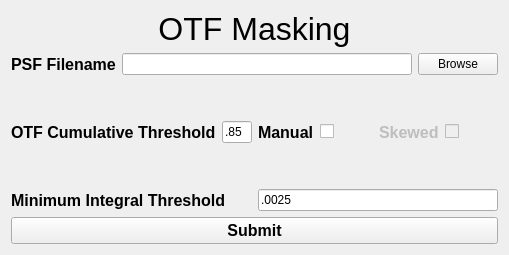
        <widget class="QWidget" name="otfMasking">
         <attribute name="title">
          <string>OTF Masking</string>
         </attribute>
         <layout class="QGridLayout" name="gridLayout_20" rowstretch="1,10,1">
          <item row="0" column="0">
           <layout class="QVBoxLayout" name="verticalLayout_48">
            <item>
             <layout class="QHBoxLayout" name="horizontalLayout_223">
              <item>
               <widget class="QLabel" name="otfMaskingLabel">
                <property name="sizePolicy">
                 <sizepolicy hsizetype="Preferred" vsizetype="Preferred">
                  <horstretch>0</horstretch>
                  <verstretch>0</verstretch>
                 </sizepolicy>
                </property>
                <property name="font">
                 <font>
                  <pointsize>24</pointsize>
                  <strikeout>false</strikeout>
                  <kerning>true</kerning>
                 </font>
                </property>
                <property name="text">
                 <string>OTF Masking</string>
                </property>
                <property name="alignment">
                 <set>Qt::AlignCenter</set>
                </property>
               </widget>
              </item>
             </layout>
            </item>
           </layout>
          </item>
          <item row="1" column="0">
           <layout class="QVBoxLayout" name="verticalLayout_49" stretch="1,1,1,1,1">
            <property name="bottomMargin">
             <number>0</number>
            </property>
            <item>
             <layout class="QHBoxLayout" name="horizontalLayout_124">
              <item>
               <widget class="QLabel" name="otfMaskingPSFFilenameLabel">
                <property name="font">
                 <font>
                  <pointsize>12</pointsize>
                  <bold>true</bold>
                 </font>
                </property>
                <property name="text">
                 <string>PSF Filename</string>
                </property>
               </widget>
              </item>
              <item>
               <widget class="QLineEdit" name="otfMaskingPSFFilenameLineEdit">
                <property name="text">
                 <string/>
                </property>
               </widget>
              </item>
              <item>
               <widget class="QPushButton" name="otfMaskingPSFFilenameBrowseButton">
                <property name="text">
                 <string>Browse</string>
                </property>
               </widget>
              </item>
             </layout>
            </item>
            <item>
             <spacer name="verticalSpacer_112">
              <property name="orientation">
               <enum>Qt::Vertical</enum>
              </property>
              <property name="sizeHint" stdset="0">
               <size>
                <width>20</width>
                <height>40</height>
               </size>
              </property>
             </spacer>
            </item>
            <item>
             <layout class="QHBoxLayout" name="horizontalLayout_37" stretch="1,1">
              <item>
               <layout class="QHBoxLayout" name="horizontalLayout_127" stretch="1,1">
                <item>
                 <widget class="QLabel" name="otfMaskingOTFCumThreshLabel">
                  <property name="font">
                   <font>
                    <pointsize>12</pointsize>
                    <bold>true</bold>
                   </font>
                  </property>
                  <property name="text">
                   <string>OTF Cumulative Threshold</string>
                  </property>
                 </widget>
                </item>
                <item>
                 <widget class="QLineEdit" name="otfMaskingOTFCumThreshLineEdit">
                  <property name="text">
                   <string>.85</string>
                  </property>
                 </widget>
                </item>
               </layout>
              </item>
              <item>
               <layout class="QHBoxLayout" name="horizontalLayout_224" stretch="1,1,1,1">
                <item>
                 <widget class="QLabel" name="otfMaskingSkewedManualLabel">
                  <property name="font">
                   <font>
                    <pointsize>12</pointsize>
                    <bold>true</bold>
                   </font>
                  </property>
                  <property name="text">
                   <string>Manual</string>
                  </property>
                 </widget>
                </item>
                <item>
                 <widget class="QCheckBox" name="otfMaskingSkewedManualCheckBox">
                  <property name="text">
                   <string/>
                  </property>
                 </widget>
                </item>
                <item>
                 <widget class="QLabel" name="otfMaskingSkewedLabel">
                  <property name="enabled">
                   <bool>false</bool>
                  </property>
                  <property name="font">
                   <font>
                    <pointsize>12</pointsize>
                    <bold>true</bold>
                   </font>
                  </property>
                  <property name="text">
                   <string>Skewed</string>
                  </property>
                 </widget>
                </item>
                <item>
                 <widget class="QCheckBox" name="otfMaskingSkewedCheckBox">
                  <property name="enabled">
                   <bool>false</bool>
                  </property>
                  <property name="text">
                   <string/>
                  </property>
                 </widget>
                </item>
               </layout>
              </item>
             </layout>
            </item>
            <item>
             <spacer name="verticalSpacer_42">
              <property name="orientation">
               <enum>Qt::Vertical</enum>
              </property>
              <property name="sizeHint" stdset="0">
               <size>
                <width>20</width>
                <height>40</height>
               </size>
              </property>
             </spacer>
            </item>
            <item>
             <layout class="QHBoxLayout" name="horizontalLayout_105">
              <item>
               <layout class="QHBoxLayout" name="horizontalLayout_106" stretch="1,1">
                <item>
                 <widget class="QLabel" name="minIntThrshLabel">
                  <property name="font">
                   <font>
                    <pointsize>12</pointsize>
                    <bold>true</bold>
                   </font>
                  </property>
                  <property name="text">
                   <string>Minimum Integral Threshold</string>
                  </property>
                 </widget>
                </item>
                <item>
                 <widget class="QLineEdit" name="minIntThrshLineEdit">
                  <property name="text">
                   <string>.0025</string>
                  </property>
                 </widget>
                </item>
               </layout>
              </item>
             </layout>
            </item>
           </layout>
          </item>
          <item row="2" column="0">
           <layout class="QVBoxLayout" name="verticalLayout_50">
            <item>
             <layout class="QHBoxLayout" name="horizontalLayout_226">
              <item>
               <widget class="QPushButton" name="otfMaskingSubmitButton">
                <property name="font">
                 <font>
                  <pointsize>12</pointsize>
                  <bold>true</bold>
                 </font>
                </property>
                <property name="text">
                 <string>Submit</string>
                </property>
               </widget>
              </item>
             </layout>
            </item>
           </layout>
          </item>
         </layout>
        </widget>
